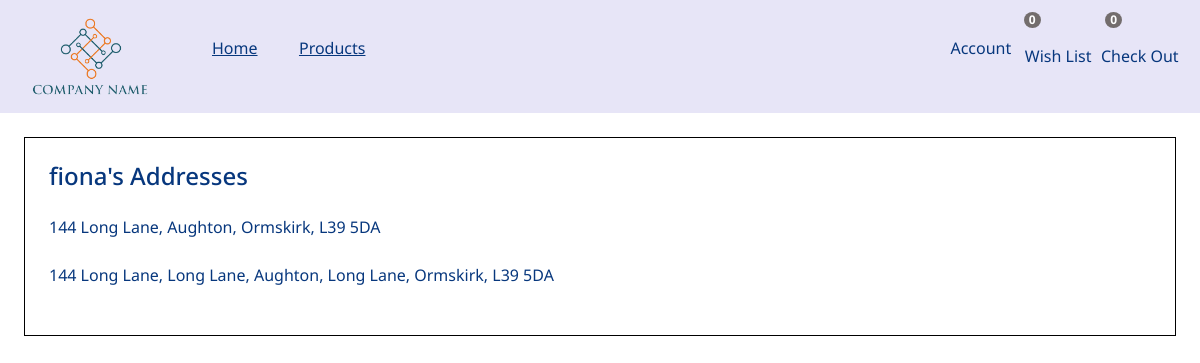
The app's page /showAddresses (signed in), older data.
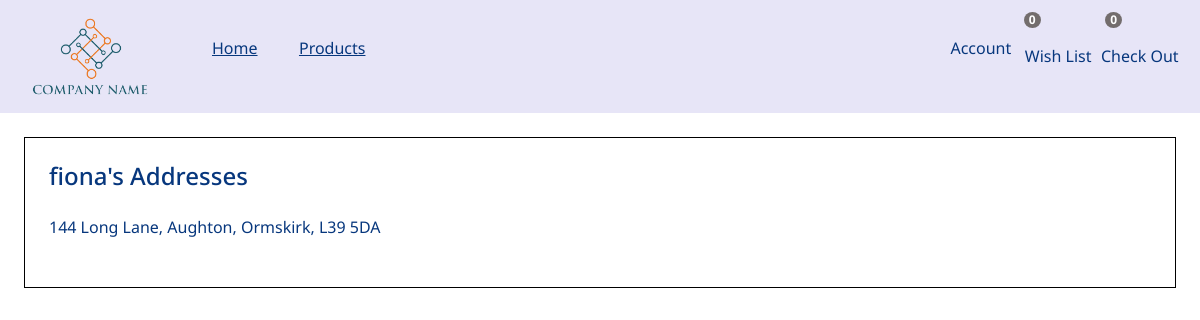
The same page, newer data.
### address/models.py (models this page shows)
class Address(models.Model):
    profile = models.ForeignKey(Profile, on_delete = models.CASCADE )
    line1 = models.CharField(max_length=100)
    line2= models.CharField(max_length=100)
    city = models.CharField(max_length=100)
    postal_code = models.CharField(max_length=100)
    def __str__(self):
        return self.line1+", "+self.line2+", "+self.city+", "+self.postal_code

### store/views.py (the view)
# urls.py: path('showAddresses', views.showAddresses, name='showAddresses'),
def showAddresses(request):
    addresses = Address.objects.filter(profile = Profile.objects.get(user = request.user))
    username = request.user.username
    context = {'addresses':addresses, 'username':username}
    return render(request, "showAddresses.html", context)

### store/templates/showAddresses.html (shortened to what this page needs)
{% extends 'base.html' %}
{% load static %}
{% load icons %}
{% load bootstrap5 %}
{% block css %}
    <link href="{% static 'styles/base.css' %}" rel="stylesheet" >
    <link href="{% static 'styles/showAddresses.css' %}" rel="stylesheet">
{% endblock %}
{% block content %}
    <div class=address-container>
        <h4 >{{username}}'s Addresses</h4>
        <br>
        <div>
            {% for address in addresses %}
            <p>{{address}}</p>
            <br>
            {% endfor %}
        </div>
    </div>
{% endblock %}

Row changes from the older to the newer data that the page shows:
removed Address: line1+line2+city "144 Long Lane, Long Lane, Aughton, Long Lane, Ormskirk, L39 5DA"
